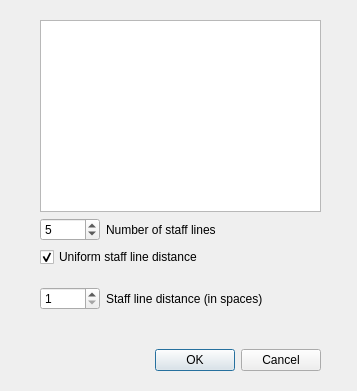
<?xml version="1.0" encoding="UTF-8"?>
<ui version="4.0">
 <class>CreateStaff</class>
 <widget class="QDialog" name="CreateStaff">
  <property name="enabled">
   <bool>true</bool>
  </property>
  <property name="geometry">
   <rect>
    <x>0</x>
    <y>0</y>
    <width>357</width>
    <height>391</height>
   </rect>
  </property>
  <property name="sizePolicy">
   <sizepolicy hsizetype="Fixed" vsizetype="Fixed">
    <horstretch>0</horstretch>
    <verstretch>0</verstretch>
   </sizepolicy>
  </property>
  <property name="windowTitle">
   <string>Create Staff</string>
  </property>
  <property name="autoFillBackground">
   <bool>false</bool>
  </property>
  <property name="sizeGripEnabled">
   <bool>false</bool>
  </property>
  <property name="modal">
   <bool>false</bool>
  </property>
  <widget class="QWidget" name="gridLayoutWidget">
   <property name="geometry">
    <rect>
     <x>0</x>
     <y>0</y>
     <width>361</width>
     <height>391</height>
    </rect>
   </property>
   <layout class="QGridLayout" name="gridLayout">
    <property name="sizeConstraint">
     <enum>QLayout::SetNoConstraint</enum>
    </property>
    <property name="leftMargin">
     <number>20</number>
    </property>
    <property name="topMargin">
     <number>20</number>
    </property>
    <property name="rightMargin">
     <number>20</number>
    </property>
    <property name="bottomMargin">
     <number>20</number>
    </property>
    <item row="0" column="0">
     <layout class="QVBoxLayout" name="verticalLayout">
      <property name="leftMargin">
       <number>20</number>
      </property>
      <property name="rightMargin">
       <number>20</number>
      </property>
      <item>
       <widget class="QGraphicsView" name="staffPreview_graphicsView"/>
      </item>
      <item>
       <layout class="QHBoxLayout" name="horizontalLayout">
        <item>
         <widget class="QSpinBox" name="lineNumber_spinBox">
          <property name="maximumSize">
           <size>
            <width>60</width>
            <height>16777215</height>
           </size>
          </property>
          <property name="showGroupSeparator" stdset="0">
           <bool>false</bool>
          </property>
          <property name="minimum">
           <number>1</number>
          </property>
          <property name="maximum">
           <number>30</number>
          </property>
          <property name="value">
           <number>5</number>
          </property>
         </widget>
        </item>
        <item>
         <widget class="QLabel" name="lineNumber_label">
          <property name="text">
           <string>Number of staff lines</string>
          </property>
          <property name="buddy">
           <cstring>lineNumber_spinBox</cstring>
          </property>
         </widget>
        </item>
       </layout>
      </item>
      <item>
       <widget class="QCheckBox" name="uniformLineDistance_checkBox">
        <property name="autoFillBackground">
         <bool>false</bool>
        </property>
        <property name="text">
         <string>Uniform staff line distance</string>
        </property>
        <property name="checked">
         <bool>true</bool>
        </property>
        <property name="tristate">
         <bool>false</bool>
        </property>
       </widget>
      </item>
      <item>
       <widget class="QStackedWidget" name="stackedWidget">
        <property name="currentIndex">
         <number>0</number>
        </property>
        <widget class="QWidget" name="uniform_page">
         <widget class="QWidget" name="horizontalLayoutWidget_2">
          <property name="geometry">
           <rect>
            <x>0</x>
            <y>10</y>
            <width>281</width>
            <height>31</height>
           </rect>
          </property>
          <layout class="QHBoxLayout" name="horizontalLayout_2">
           <item>
            <widget class="QSpinBox" name="lineDistance_spinBox">
             <property name="maximumSize">
              <size>
               <width>60</width>
               <height>16777215</height>
              </size>
             </property>
             <property name="minimum">
              <number>1</number>
             </property>
             <property name="maximum">
              <number>20</number>
             </property>
            </widget>
           </item>
           <item>
            <widget class="QLabel" name="lineDistance_label">
             <property name="text">
              <string>Staff line distance (in spaces)</string>
             </property>
             <property name="textFormat">
              <enum>Qt::AutoText</enum>
             </property>
             <property name="buddy">
              <cstring>lineDistance_spinBox</cstring>
             </property>
            </widget>
           </item>
          </layout>
         </widget>
        </widget>
        <widget class="QWidget" name="variable_page">
         <widget class="QWidget" name="horizontalLayoutWidget_3">
          <property name="geometry">
           <rect>
            <x>20</x>
            <y>10</y>
            <width>281</width>
            <height>31</height>
           </rect>
          </property>
          <layout class="QHBoxLayout" name="horizontalLayout_3">
           <item>
            <widget class="QSpinBox" name="firstLineDistance_spinBox">
             <property name="maximumSize">
              <size>
               <width>60</width>
               <height>16777215</height>
              </size>
             </property>
             <property name="minimum">
              <number>1</number>
             </property>
             <property name="maximum">
              <number>20</number>
             </property>
            </widget>
           </item>
           <item>
            <widget class="QLabel" name="firstLineDistance_label">
             <property name="text">
              <string>Distance between lines 1-2</string>
             </property>
             <property name="textFormat">
              <enum>Qt::AutoText</enum>
             </property>
             <property name="buddy">
              <cstring>lineDistance_spinBox</cstring>
             </property>
            </widget>
           </item>
          </layout>
         </widget>
        </widget>
       </widget>
      </item>
      <item>
       <widget class="QDialogButtonBox" name="buttonBox">
        <property name="orientation">
         <enum>Qt::Horizontal</enum>
        </property>
        <property name="standardButtons">
         <set>QDialogButtonBox::Cancel|QDialogButtonBox::Ok</set>
        </property>
       </widget>
      </item>
     </layout>
    </item>
   </layout>
  </widget>
 </widget>
 <tabstops>
  <tabstop>staffPreview_graphicsView</tabstop>
  <tabstop>lineNumber_spinBox</tabstop>
  <tabstop>uniformLineDistance_checkBox</tabstop>
  <tabstop>lineDistance_spinBox</tabstop>
 </tabstops>
 <resources/>
 <connections>
  <connection>
   <sender>buttonBox</sender>
   <signal>accepted()</signal>
   <receiver>CreateStaff</receiver>
   <slot>accept()</slot>
   <hints>
    <hint type="sourcelabel">
     <x>263</x>
     <y>522</y>
    </hint>
    <hint type="destinationlabel">
     <x>157</x>
     <y>274</y>
    </hint>
   </hints>
  </connection>
  <connection>
   <sender>buttonBox</sender>
   <signal>rejected()</signal>
   <receiver>CreateStaff</receiver>
   <slot>reject()</slot>
   <hints>
    <hint type="sourcelabel">
     <x>331</x>
     <y>528</y>
    </hint>
    <hint type="destinationlabel">
     <x>286</x>
     <y>274</y>
    </hint>
   </hints>
  </connection>
  <connection>
   <sender>lineNumber_spinBox</sender>
   <signal>valueChanged(int)</signal>
   <receiver>staffPreview_graphicsView</receiver>
   <slot>invalidateScene()</slot>
   <hints>
    <hint type="sourcelabel">
     <x>111</x>
     <y>241</y>
    </hint>
    <hint type="destinationlabel">
     <x>262</x>
     <y>111</y>
    </hint>
   </hints>
  </connection>
  <connection>
   <sender>lineDistance_spinBox</sender>
   <signal>valueChanged(int)</signal>
   <receiver>staffPreview_graphicsView</receiver>
   <slot>invalidateScene()</slot>
   <hints>
    <hint type="sourcelabel">
     <x>111</x>
     <y>309</y>
    </hint>
    <hint type="destinationlabel">
     <x>146</x>
     <y>90</y>
    </hint>
   </hints>
  </connection>
 </connections>
</ui>
